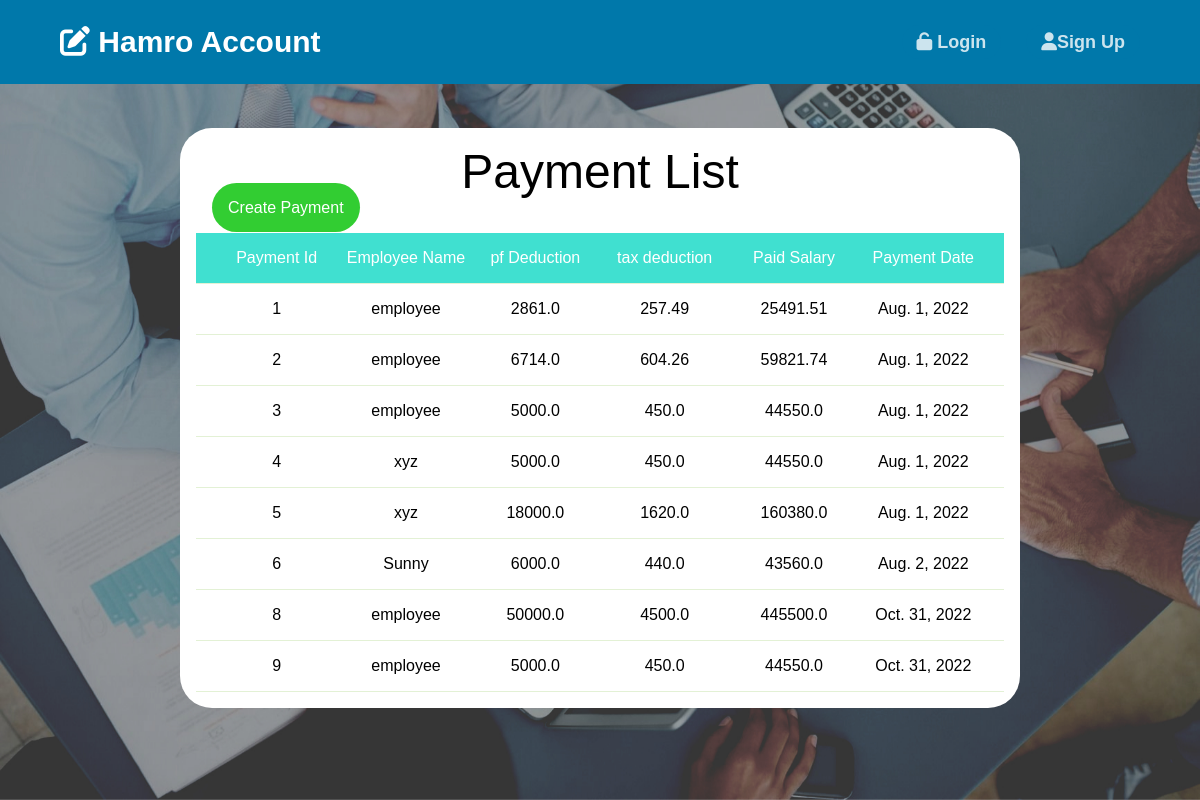
The page /payments/ on the database its author committed.
### payapp/models.py (models this page shows, shortened)
class Payment(models.Model):
    payment_pf_percent = models.FloatField(validators=[MinValueValidator(10.0),MaxValueValidator(20.0)])
    pf_amount = models.FloatField(validators=[MinValueValidator(0.0)])
    user_salary = models.PositiveIntegerField()
    payment_month = models.PositiveIntegerField(validators=[MinValueValidator(1)])
    paid_salary = models.FloatField(validators=[MinValueValidator(0.0)])
    payment_date = models.DateField()
    tax_amount = models.FloatField(validators=[MinValueValidator(0.0)])
    stripe_transaction_id = models.CharField(max_length=100,unique=True)
    accountant = models.ForeignKey(Accountant, on_delete=models.CASCADE)
    employee = models.ForeignKey(Employee,on_delete=models.CASCADE)

class Employee(models.Model):
    position = models.ForeignKey(Position, on_delete= models.PROTECT)
    employee = models.OneToOneField(User, on_delete=models.CASCADE)
    accountant = models.ForeignKey(Accountant, on_delete= models.CASCADE)
    pf_percent = models.FloatField(default=10.0,validators=[MinValueValidator(10.0),MaxValueValidator(20.0)])
    strip_account_id = models.CharField(max_length=100)
    def __str__(self):
        return f'{self.employee}'

### payapp/views/employee.py (the view)
# urls.py: path('payments/',PaymentListView.as_view(),name='payment_list'),
class PaymentListView(ListView):
    model = Payment
    context_object_name = 'payments'

### payapp/templates/payapp/payment_list.html (shortened to what this page needs)
{% load static %}
<!DOCTYPE html>
<html lang="en">
<head>
    <link rel="stylesheet" href="{% static 'css/dashboard.css'%}">
</head>
<div class="header">
    <nav class="navbar">
      <div class="content">
        <div class="logo">
          <a href="{% url 'payapp:index'%}"><i class="fa-solid fa-pen-to-square"></i> Hamro Account</a>
        </div>
        <ul class="menu-list">
        {% if not user.is_authenticated %}
          <li class="btn"><a href="{% url 'payapp:login'%}"><i class="fa-solid fa-unlock"></i> Login</a></li>
          <li class="btn"><a href="{% url 'payapp:accoutant_create'%}"><i class="fa-solid fa-user"></i>Sign Up</a></li>
        {% endif %}
          </ul>
      </div>
    </nav>
  <div class="main">
    <main class="mainbar">
        <div class="dashboard-section">
            <p class="dashboard-title">Payment List</p>
            <a class= "button-url m-l-2" href="{% url 'payapp:payment_create'%}">Create Payment</a>
            <div class="table">
                <div class="tr th">
                    <div class="td thead td-1">Payment Id</div>
                    <div class="td thead td-2">Employee Name</div>
                    <div class="td thead td-3">pf Deduction</div>
                    <div class="td thead td-4">tax deduction</div>
                    <div class="td thead td-5">Paid Salary</div>
                    <div class="td thead td-6">Payment Date</div>
                </div>
                {% for payment in payments %}
                <div class="tr">
                    <div class="td td-1">{{payment.id}}</div>
                    <div class="td td-2">{{payment.employee}}</div>
                    <div class="td td-3">
                        {{payment.pf_amount}}
                    </div>
                    <div class="td td-4">{{payment.tax_amount}}</div>
                    <div class="td td-5">{{payment.paid_salary}}</div>
                    <div class="td td-6">{{payment.payment_date}}</div>
                </div>
                {% endfor %}
            </div>
        </div>
    </main>
  </div>
  </div>
</body>
</html>

### static/css/dashboard.css (style rules this page uses)
* { margin: 0; padding: 0; box-sizing: border-box; font-family: 'Montserrat',sans-serif; }
.content { max-width: 1250px; margin: auto; padding: 0 30px; }
.navbar { background-color: #0078AA; position: fixed; width: 100%; z-index: 2; padding: 25px 0; transition: all 0.3s ease; }
.navbar .content { display: flex; align-items: center; justify-content: space-between; }
.navbar .logo a { color: #fff; font-size: 30px; font-weight: 600; text-decoration: none; }
.navbar .menu-list { display: inline-flex; }
.menu-list li { list-style: none; }
.menu-list li a { color: #fff; font-size: 18px; font-weight: 650; margin-left: 25px; text-decoration: none; transition: all 0.3s ease; }
.btn a { background-color: #0078AA; padding: 7px 15px; opacity: 0.8; border-radius: 20px; }
.header { background: url("../images/showcase.jpeg") no-repeat; height: 100vh; background-size: cover; background-position: center; background-attachment: fixed; display: flex; flex-direction: column; }
@media (max-width:1230px) { .content { padding: 0 60px; } }
.dashboard-section { background-color: white; width:70%; margin:0 auto; margin-top: 8rem; border-radius: 2rem; }
.table { padding:1rem; display:flex; flex-direction: column; }
.tr { display:flex; flex:1; padding: 1rem; border-bottom: 1px solid #E3F1D5; }
.td { flex:1; text-align: center; }
.dashboard-title { padding-top: 1rem; text-align: center; margin:0 auto; font-size: 3rem; }
.th { background-color: rgb(64,224,208); color:white; }
.button-url { background-color:limegreen; width:5rem; padding:1rem; color:white; font-size:1rem; border-radius: 2rem; text-decoration: none; }
.m-l-2 { margin-left: 2rem; }

### rows shown on the page
Payment: id "1", employee "employee", pf_amount "2861.0", tax_amount "257.49", paid_salary "25491.51", payment_date "Aug. 1, 2022"
Payment: id "2", employee "employee", pf_amount "6714.0", tax_amount "604.26", paid_salary "59821.74", payment_date "Aug. 1, 2022"
Payment: id "3", employee "employee", pf_amount "5000.0", tax_amount "450.0", paid_salary "44550.0", payment_date "Aug. 1, 2022"
Payment: id "4", employee "xyz", pf_amount "5000.0", tax_amount "450.0", paid_salary "44550.0", payment_date "Aug. 1, 2022"
Payment: id "5", employee "xyz", pf_amount "18000.0", tax_amount "1620.0", paid_salary "160380.0", payment_date "Aug. 1, 2022"
Payment: id "6", employee "Sunny", pf_amount "6000.0", tax_amount "440.0", paid_salary "43560.0", payment_date "Aug. 2, 2022"
Payment: id "8", employee "employee", pf_amount "50000.0", tax_amount "4500.0", paid_salary "445500.0", payment_date "Oct. 31, 2022"
Payment: id "9", employee "employee", pf_amount "5000.0", tax_amount "450.0", paid_salary "44550.0", payment_date "Oct. 31, 2022"
